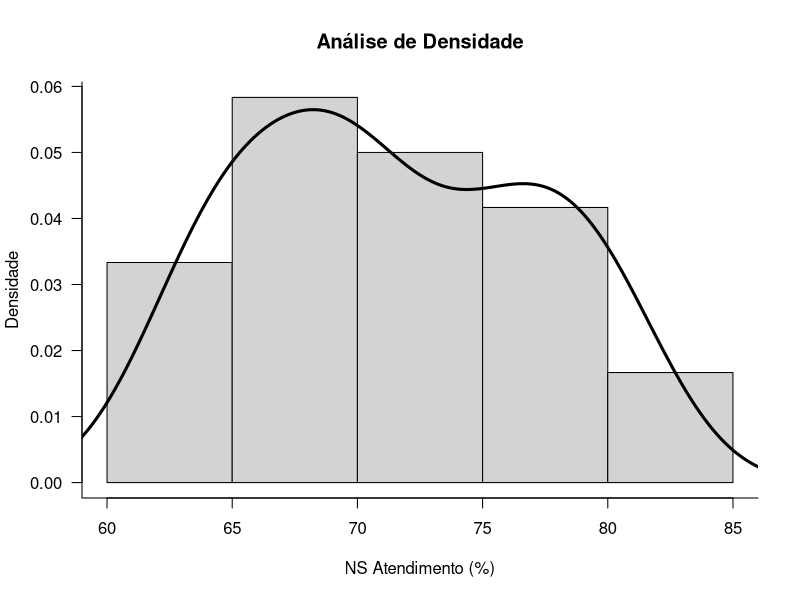
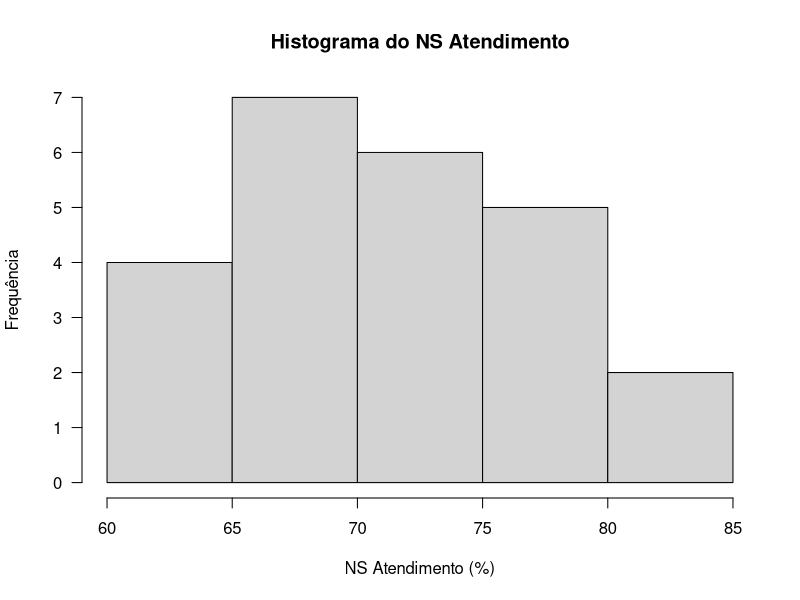
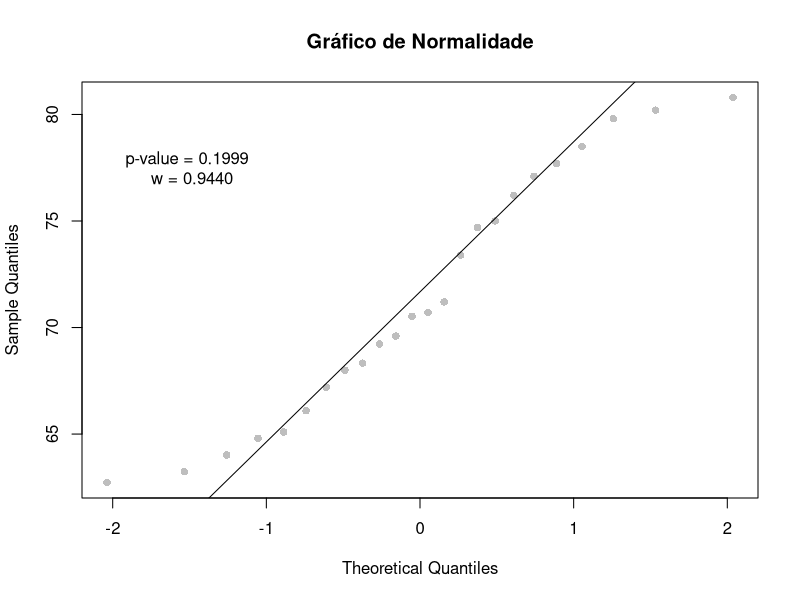
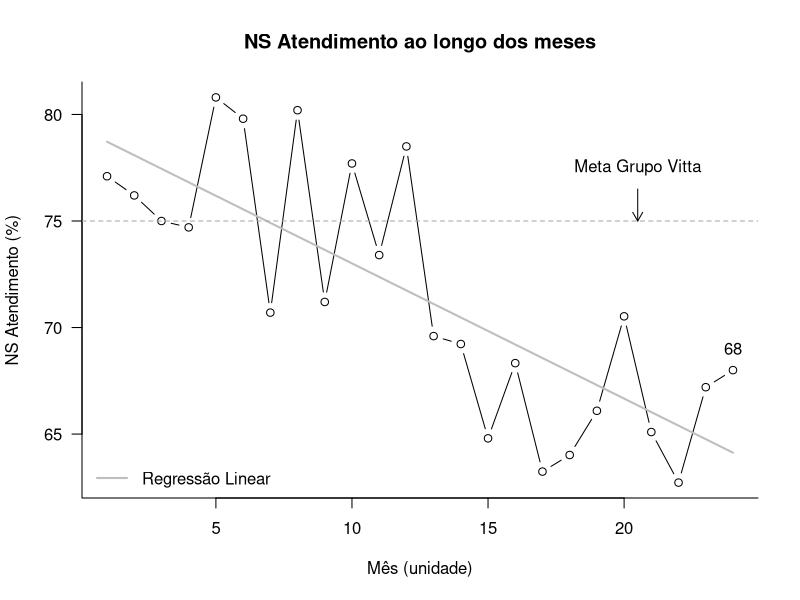
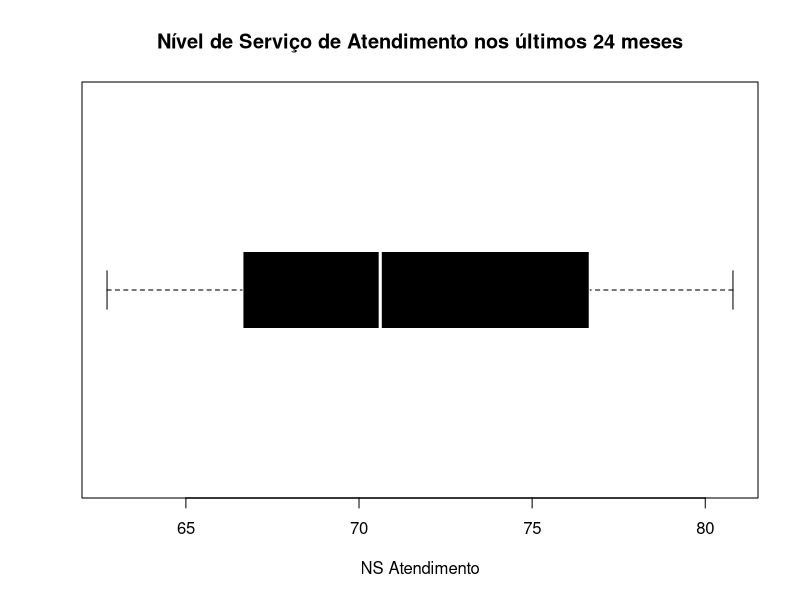

Source code (R) for these figures, in order:
## ---- chunk 1
library(readxl)
dados <- read_xlsx(path = "Dados_Measure.xlsx")
listaNS <- as.list(dados["NS atendimento"])
## ---- chunk 2
summary(dados["NS atendimento"])
## ---- chunk 3
sd(dados$`NS atendimento`)

## ---- chunk 4
hist(dados$`NS atendimento`, main = "Análise de Densidade", xlab = "NS Atendimento (%)", ylab = "Densidade", prob = T, las = 1)
lines(density(dados$`NS atendimento`), lwd = 3)
box(bty = "l")
## ---- chunk 5
hist(dados$`NS atendimento`, main = "Histograma do NS Atendimento", xlab = "NS Atendimento (%)", ylab = "Frequência", prob = F, las = 1)


## ---- chunk 6
result <- shapiro.test(dados$`NS atendimento`)
print(result)

## ---- chunk 7
#plotando o gráfico de normalidade
qqnorm(dados$`NS atendimento`, 
       col = 'gray', 
       pch = 16, 
       main = NULL)
qqline(dados$`NS atendimento`)
title("Gráfico de Normalidade")

text(x = -1.5, y = 77.5, 
     labels = sprintf("p-value = %.4f \n w = %.4f", result$p.value, result$statistic))

## ---- chunk 8
lm(dados$`NS atendimento` ~ dados$Mês)
# ypretido <- predict(modelo_linear)
## ---- chunk 9
# Plotando o gráfico na cor preta, sem a caixa ao seu redor, Definindo o nome dos eixos
plot(dados, type = "b", main = "NS Atendimento ao longo dos meses", col = "black", bty="n", xlab="Mês (unidade)", ylab="NS Atendimento (%)", xaxt = "n", yaxt = "n")

# Adicionando a regressão linear ao gráfico
lines(x = dados$Mês, y = predict(lm(dados$`NS atendimento` ~ dados$Mês)), col = "gray", lty = 1, lwd = 2)

# Definindo o redor do gráfico (em formato de L)
box(bty = "l")

# Definindo as posições dos elementos dos eixos
axis(side = 1, las = 1)
axis(side = 2, las = 1)

# Definindo a legenda da regressão
legend(x = "bottomleft", 
       legend = "Regressão Linear", 
       lty = 1, 
       lwd = 2, 
       bty = "n", 
       col = "gray")

# Inserindo a linha da meta, a seta e o texto
abline(h = 75, 
       lty = 2, 
       col= "darkgray")
arrows(x0 = 20.5, y0 = 76.5, 
       x1 = 20.5, y1 = 75, 
       length = 0.1)
text(x = 20.5, y = 77.5, 
     labels = "Meta Grupo Vitta")
text(x = 24, y = 69, labels = "68")
## ---- chunk 10

bp <- boxplot(dados["NS atendimento"], 
        main = "Nível de Serviço de Atendimento nos últimos 24 meses", 
        bty = "n", 
        xlab = "NS Atendimento", 
        horizontal = T, 
        border = "white", 
        whiskcol = "black", 
        staplecol = "black", 
        outcol = "black", 
        col = "black", 
        outpch = 19, 
        boxwex = 0.4, 
        range = 0)

## ---- chunk 11
bp$stats
